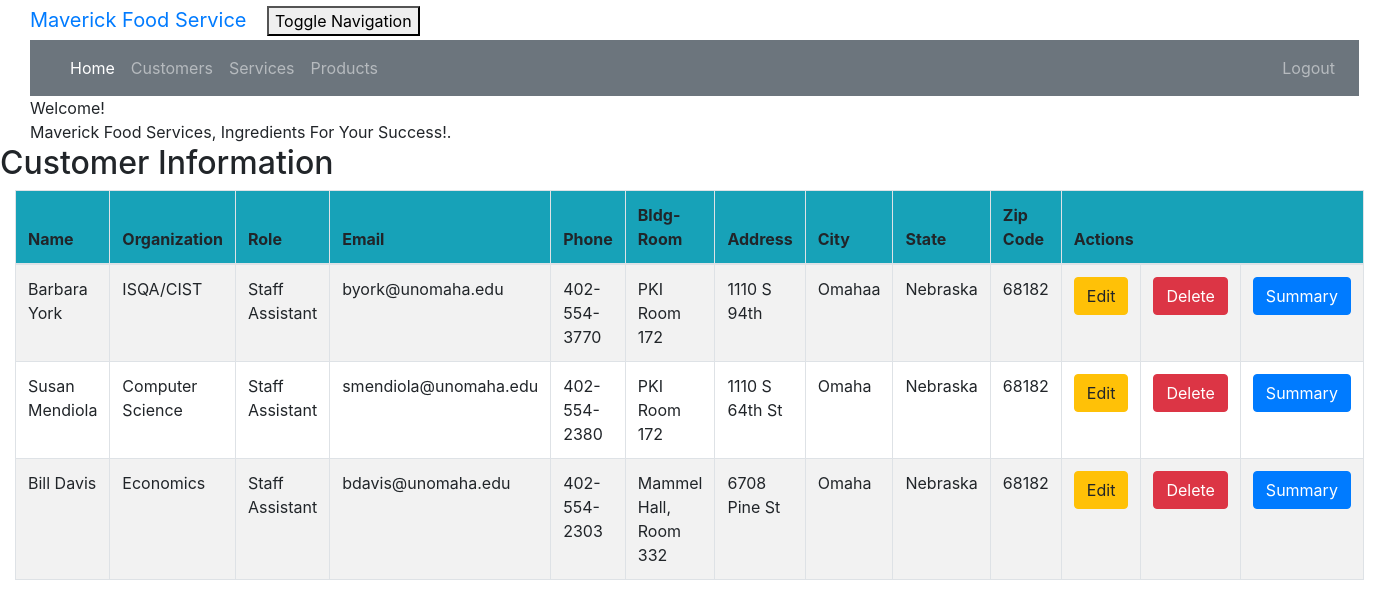
/customer_list (signed in), run on the app's committed database.
### crm/models.py (models this page shows, shortened)
class Customer(models.Model):
    cust_name = models.CharField(max_length=50)
    email = models.EmailField(max_length=100)
    phone = models.CharField(max_length=20)
    bldgroom = models.CharField(max_length=100)
    address = models.CharField(max_length=200)
    city = models.CharField(max_length=50)
    state = models.CharField(max_length=50)
    zipcode = models.CharField(max_length=10)
    organization = models.CharField(max_length=100)
    role = models.CharField(max_length=100)

### crm/views.py (the view)
# urls.py: path('customer_list', views.customer_list, name='customer_list'),
@login_required
def customer_list(request):
    customer = Customer.objects.filter()
    return render(request, 'crm/customer_list.html',
                  {'customers': customer})

### crm/templates/crm/customer_list.html (shortened to what this page needs)
<!DOCTYPE html>
<html lang="en">
{%  extends 'crm/base.html' %}
{% block content %}
    <html>
    <head>
    </head>
    <body class="bodylist">
    <div class="container">
        <div class="panel panel-primary">
            <div class="panel-heading">Welcome!</div>
            <div class="panel-body">
                Maverick Food Services, Ingredients For Your Success!.
            </div>
        </div>
    </div>
    <div class="row">
        <h2>Customer Information</h2>
    </div>
    <div>
        <table class="table table-striped table-bordered table-hover w-auto">
            <thead>
            <tr class="bg-info">
                <th>Name</th>
                <th>Organization</th>
                <th>Role</th>
                <th>Email</th>
                <th>Phone</th>
                <th>Bldg-Room</th>
                <th>Address</th>
                <th>City</th>
                <th>State</th>
                <th>Zip Code</th>
                <th colspan="3">Actions</th>
            </tr>
            </thead>
            <tbody>
            {% for customer in customers %}
                <tr>
                    <td>{{ customer.cust_name }}</td>
                    <td>{{ customer.organization }}</td>
                    <td>{{ customer.role }}</td>
                    <td>{{ customer.email }}</td>
                    <td>{{ customer.phone }}</td>
                    <td>{{ customer.bldgroom }}</td>
                    <td>{{ customer.address }}</td>
                    <td>{{ customer.city }}</td>
                    <td>{{ customer.state }}</td>
                    <td>{{ customer.zipcode }}</td>
                    <td><a href="{% url 'crm:customer_edit' pk=customer.pk %}"
                           class="btn btn-warning">Edit</a></td>
                    <td><a href="{% url 'crm:customer_delete' pk=customer.pk %}"
                           onclick="return confirm('Are you sure you want to delete?')"
                           class="btn btn-danger">Delete</a>
                    </td>
                    <td><a href="{% url 'crm:summary' pk=customer.pk %}"
                           class="btn btn-primary">Summary</a>
                    </td>
                </tr>
            {% endfor %}
            </tbody>
        </table>
    </div>
    </body>
    </html>
{% endblock %}

### crm/static/css/portfolio.css (style rules this page uses)
body { padding-left: 15px; }

### data on the page
Customer: cust_name "Barbara York", organization "ISQA/CIST", role "Staff Assistant", email "byork@unomaha.edu", phone "402-554-3770", bldgroom "PKI Room 172", address "1110 S 94th", city "Omahaa", state "Nebraska", zipcode "68182"
Customer: cust_name "Susan Mendiola", organization "Computer Science", role "Staff Assistant", email "smendiola@unomaha.edu", phone "402-554-2380", bldgroom "PKI Room 172", address "1110 S 64th St", city "Omaha", state "Nebraska", zipcode "68182"
Customer: cust_name "Bill Davis", organization "Economics", role "Staff Assistant", email "bdavis@unomaha.edu", phone "402-554-2303", bldgroom "Mammel Hall, Room 332", address "6708 Pine St", city "Omaha", state "Nebraska", zipcode "68182"
